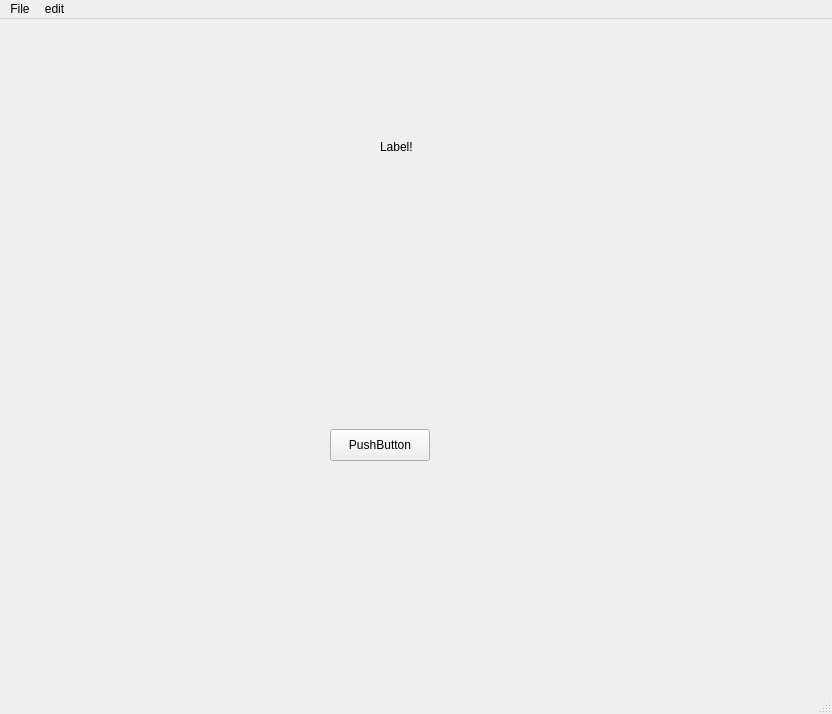
<?xml version="1.0" encoding="UTF-8"?>
<ui version="4.0">
 <class>MainWindow</class>
 <widget class="QMainWindow" name="MainWindow">
  <property name="geometry">
   <rect>
    <x>0</x>
    <y>0</y>
    <width>832</width>
    <height>714</height>
   </rect>
  </property>
  <property name="windowTitle">
   <string>MainWindow</string>
  </property>
  <widget class="QWidget" name="centralwidget">
   <widget class="QPushButton" name="Button1">
    <property name="geometry">
     <rect>
      <x>330</x>
      <y>410</y>
      <width>100</width>
      <height>32</height>
     </rect>
    </property>
    <property name="text">
     <string>PushButton</string>
    </property>
   </widget>
   <widget class="QLabel" name="label1">
    <property name="geometry">
     <rect>
      <x>380</x>
      <y>120</y>
      <width>58</width>
      <height>16</height>
     </rect>
    </property>
    <property name="text">
     <string>Label!</string>
    </property>
   </widget>
  </widget>
  <widget class="QMenuBar" name="menubar">
   <property name="geometry">
    <rect>
     <x>0</x>
     <y>0</y>
     <width>832</width>
     <height>24</height>
    </rect>
   </property>
   <widget class="QMenu" name="menuFile">
    <property name="title">
     <string>File</string>
    </property>
    <addaction name="actionneww"/>
    <addaction name="actionsavve"/>
   </widget>
   <widget class="QMenu" name="menuedit">
    <property name="title">
     <string>edit</string>
    </property>
    <addaction name="actioncopy"/>
    <addaction name="actionpaste"/>
   </widget>
   <addaction name="menuFile"/>
   <addaction name="menuedit"/>
  </widget>
  <widget class="QStatusBar" name="statusbar"/>
  <action name="actionnew">
   <property name="text">
    <string>new</string>
   </property>
  </action>
  <action name="actionsave">
   <property name="text">
    <string>save</string>
   </property>
  </action>
  <action name="actionneww">
   <property name="text">
    <string>new</string>
   </property>
   <property name="statusTip">
    <string>new file</string>
   </property>
   <property name="shortcut">
    <string>Ctrl+N</string>
   </property>
  </action>
  <action name="actionsavve">
   <property name="text">
    <string>save</string>
   </property>
   <property name="statusTip">
    <string>save a file</string>
   </property>
   <property name="shortcut">
    <string>Ctrl+S</string>
   </property>
  </action>
  <action name="actioncopy">
   <property name="text">
    <string>copy</string>
   </property>
   <property name="statusTip">
    <string>copy </string>
   </property>
   <property name="shortcut">
    <string>Ctrl+C</string>
   </property>
  </action>
  <action name="actionpaste">
   <property name="text">
    <string>paste</string>
   </property>
   <property name="statusTip">
    <string>paste</string>
   </property>
   <property name="shortcut">
    <string>Ctrl+V</string>
   </property>
  </action>
 </widget>
 <resources/>
 <connections/>
</ui>
